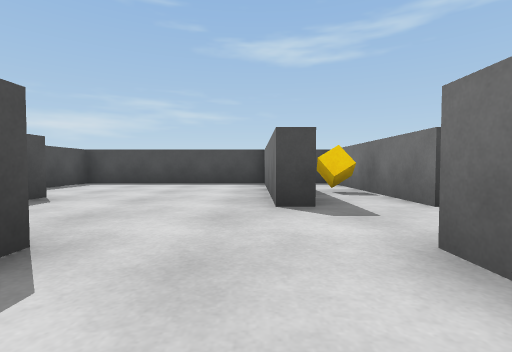
view 1 (above)

17 first-person views from a walk through a scene from a Unity 3-D project. The camera is 0.51 m above the floor, tilts 2° down and sees 85° across. The floor is counted in squares, 1 m on a side. Each view is taken from the middle of a square. On the plan, view 1 faces up. The plan holds only what a view shows up to about 9 squares ahead; the rest is blank. The player is left out.

view 2
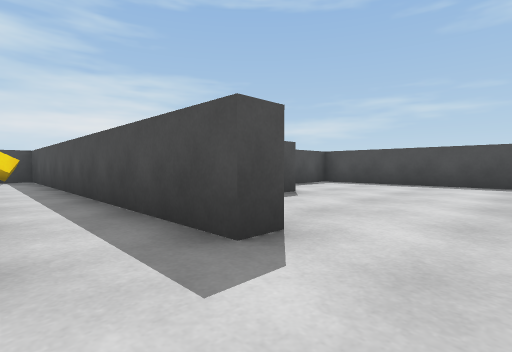

view 3
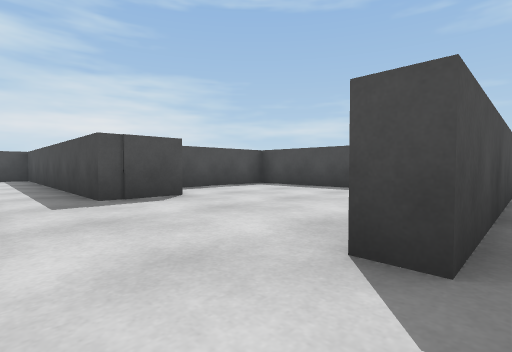

view 4
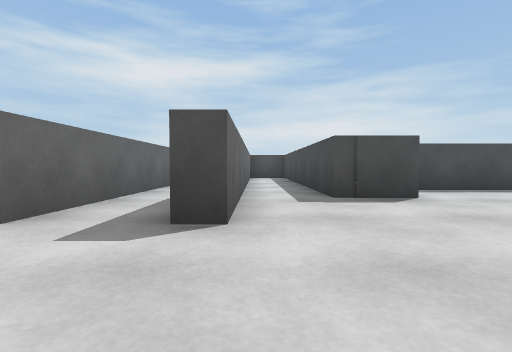

view 5
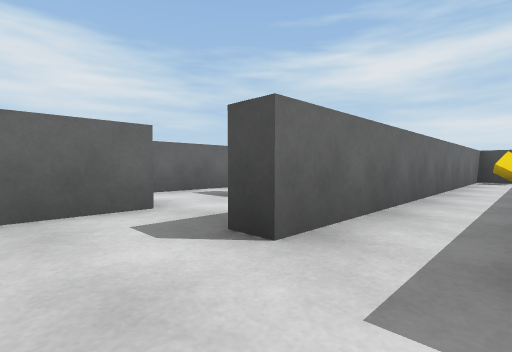

view 6
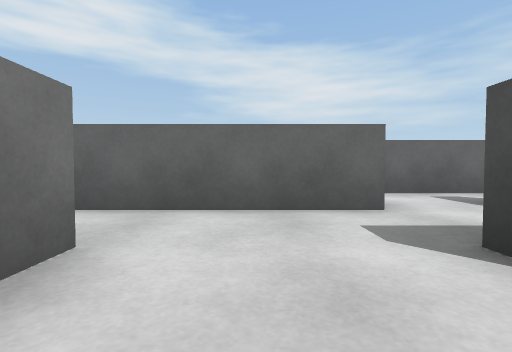

view 7
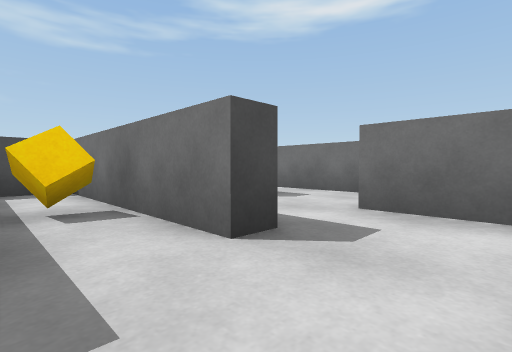

view 8
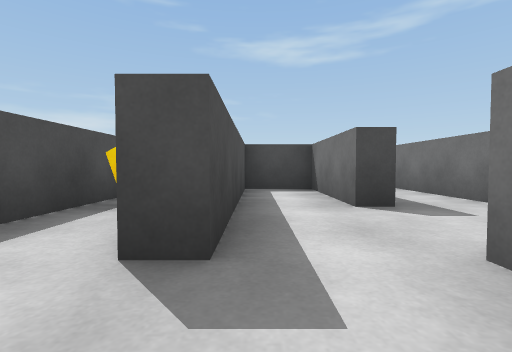

view 9
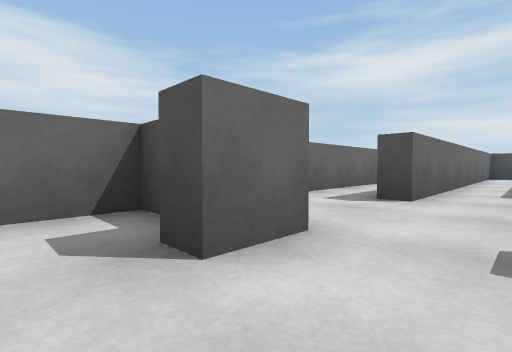

view 10
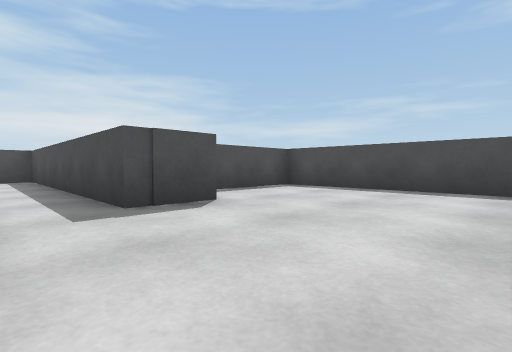

view 11
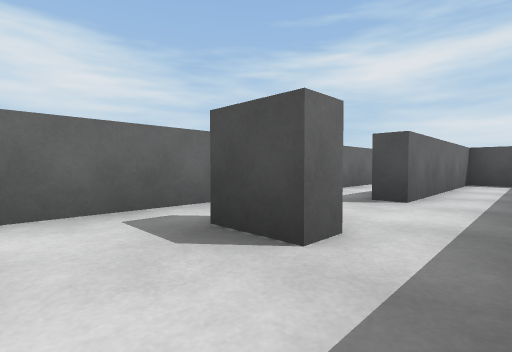

view 12
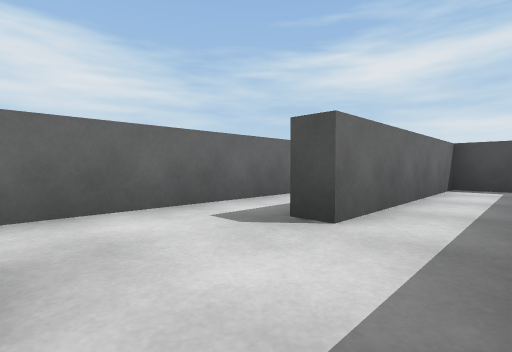

view 13
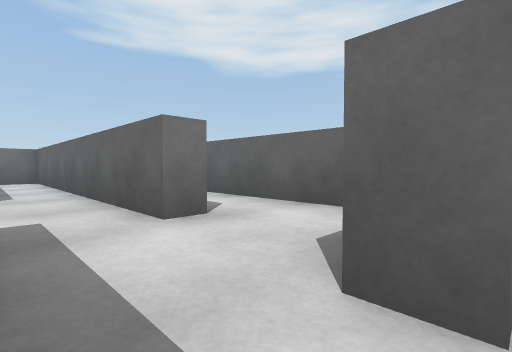

view 14
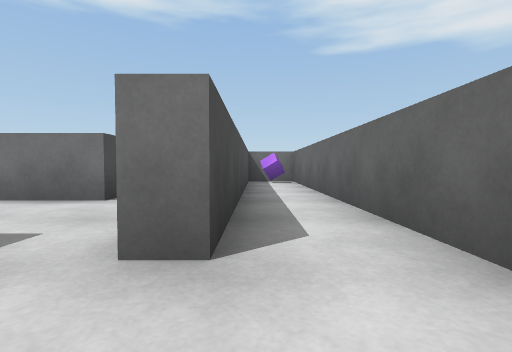

view 15
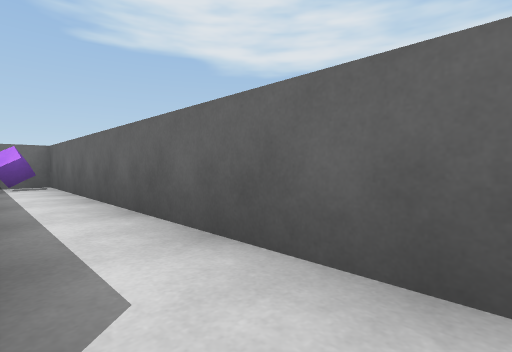

view 16
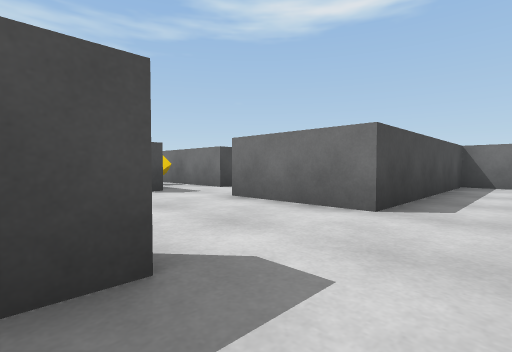

view 17
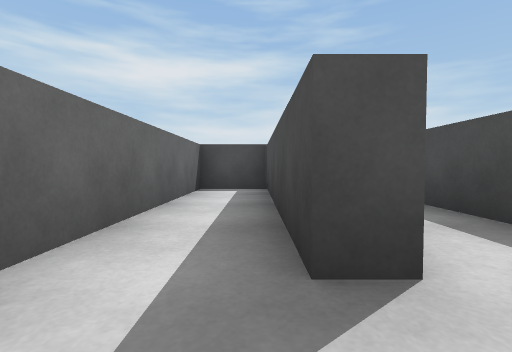

### Floor plan
Ten units are one square. View 1 is at (0, 0); x grows to the right and y downward. Boxes are objects, and circles mark ways between rooms. Rooms are numbered by the first view taken in them; rooms with no view inside come last. Other rooms are left out.
<svg viewBox="-118 -88 186 135">
<path fill="none" stroke="#000" d="M-35 -46 -35 -33 -113 -33 -113 -24M23 -35 23 -78M8 -78 8 -35 3 -35 3 -78M4 -83 -50 -83 -50 -55M-85 -17 -14 -17 -14 -13 -113 -13 -113 2 -14 2 -14 8M11 8 11 -17M21 -83 12 -83M43 -55 43 -83 28 -83M43 -21 43 -35M11 -17 21 -17 21 -11M28 -80 28 -35 23 -35M16 2 29 2M-40 20 -35 20 -35 31M-14 8 -20 8M-74 8 -88 8M-113 26 -113 42 63 42 63 32M-113 12 -113 22 -62 22 -62 27 -109 27M60 27 -15 27 -15 22 63 22 63 8 11 8"/>
<rect x="-105" y="-15" width="10" height="10" fill="#bbb"><title>other object</title></rect>
<circle cx="20" cy="-25" r="3" fill="#2a7"/>
<circle cx="-5" cy="0" r="3" fill="#2a7"/>
<text x="-30" y="-40">1</text>
<text x="30" y="-40">2</text>
<text x="-30" y="20">3</text>
</svg>
Room 1 opens to room 2. Room 1 opens to room 3.

Where each view was taken, in squares from view 1:
view 1: 0 up, 0 right, facing up
view 2: 0 up, 0 right, facing up-left
view 3: 2 up, 1 right, facing up-left
view 4: 2 up, 1 right, facing left
view 5: 1 up, 0 right, facing down-left
view 6: 1 up, 0 right, facing down
view 7: 2 up, 1 right, facing up-right
view 8: 2 up, 3 right, facing up
view 9: 3 up, 3 right, facing down-left
view 10: 2 up, 0 right, facing up-left
view 11: 1 down, 2 left, facing down-left
view 12: 1 down, 4 left, facing down-left
view 13: 1 down, 4 left, facing down-right
view 14: 3 down, 3 left, facing right
view 15: 3 down, 2 left, facing down-right
view 16: 2 down, 2 left, facing up-right
view 17: 3 down, 5 left, facing left
